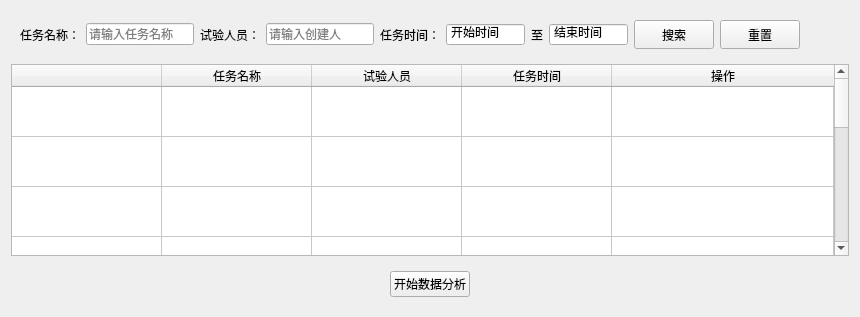
                <widget class="QWidget" name="page_2">
                 <layout class="QVBoxLayout" name="verticalLayout_5">
                  <item>
                   <widget class="QWidget" name="widget_6" native="true">
                    <layout class="QHBoxLayout" name="horizontalLayout_5">
                     <item>
                      <widget class="QLabel" name="label_9">
                       <property name="text">
                        <string>任务名称：</string>
                       </property>
                      </widget>
                     </item>
                     <item>
                      <widget class="QLineEdit" name="lineEdit">
                       <property name="sizePolicy">
                        <sizepolicy hsizetype="Fixed" vsizetype="Fixed">
                         <horstretch>0</horstretch>
                         <verstretch>0</verstretch>
                        </sizepolicy>
                       </property>
                       <property name="placeholderText">
                        <string>请输入任务名称</string>
                       </property>
                      </widget>
                     </item>
                     <item>
                      <widget class="QLabel" name="label_8">
                       <property name="text">
                        <string>试验人员：</string>
                       </property>
                      </widget>
                     </item>
                     <item>
                      <widget class="QLineEdit" name="lineEdit_2">
                       <property name="sizePolicy">
                        <sizepolicy hsizetype="Fixed" vsizetype="Fixed">
                         <horstretch>0</horstretch>
                         <verstretch>0</verstretch>
                        </sizepolicy>
                       </property>
                       <property name="placeholderText">
                        <string>请输入创建人</string>
                       </property>
                      </widget>
                     </item>
                     <item>
                      <widget class="QLabel" name="label_10">
                       <property name="text">
                        <string>任务时间：</string>
                       </property>
                      </widget>
                     </item>
                     <item>
                      <widget class="QDateEdit" name="dateEdit">
                       <property name="sizePolicy">
                        <sizepolicy hsizetype="Fixed" vsizetype="Fixed">
                         <horstretch>0</horstretch>
                         <verstretch>0</verstretch>
                        </sizepolicy>
                       </property>
                       <property name="readOnly">
                        <bool>false</bool>
                       </property>
                       <property name="buttonSymbols">
                        <enum>QAbstractSpinBox::ButtonSymbols::NoButtons</enum>
                       </property>
                       <property name="specialValueText">
                        <string>开始时间</string>
                       </property>
                       <property name="keyboardTracking">
                        <bool>false</bool>
                       </property>
                       <property name="dateTime">
                        <datetime>
                         <hour>8</hour>
                         <minute>0</minute>
                         <second>0</second>
                         <year>1999</year>
                         <month>12</month>
                         <day>22</day>
                        </datetime>
                       </property>
                       <property name="minimumDateTime">
                        <datetime>
                         <hour>8</hour>
                         <minute>0</minute>
                         <second>0</second>
                         <year>1999</year>
                         <month>12</month>
                         <day>22</day>
                        </datetime>
                       </property>
                      </widget>
                     </item>
                     <item>
                      <widget class="QLabel" name="label_7">
                       <property name="text">
                        <string>至</string>
                       </property>
                      </widget>
                     </item>
                     <item>
                      <widget class="QDateEdit" name="dateEdit_2">
                       <property name="sizePolicy">
                        <sizepolicy hsizetype="Fixed" vsizetype="Fixed">
                         <horstretch>0</horstretch>
                         <verstretch>0</verstretch>
                        </sizepolicy>
                       </property>
                       <property name="readOnly">
                        <bool>false</bool>
                       </property>
                       <property name="buttonSymbols">
                        <enum>QAbstractSpinBox::ButtonSymbols::NoButtons</enum>
                       </property>
                       <property name="specialValueText">
                        <string>结束时间</string>
                       </property>
                       <property name="keyboardTracking">
                        <bool>false</bool>
                       </property>
                       <property name="dateTime">
                        <datetime>
                         <hour>8</hour>
                         <minute>0</minute>
                         <second>0</second>
                         <year>1999</year>
                         <month>12</month>
                         <day>22</day>
                        </datetime>
                       </property>
                       <property name="minimumDateTime">
                        <datetime>
                         <hour>8</hour>
                         <minute>0</minute>
                         <second>0</second>
                         <year>1999</year>
                         <month>12</month>
                         <day>22</day>
                        </datetime>
                       </property>
                      </widget>
                     </item>
                     <item>
                      <widget class="QPushButton" name="pushButton_6">
                       <property name="minimumSize">
                        <size>
                         <width>0</width>
                         <height>29</height>
                        </size>
                       </property>
                       <property name="text">
                        <string>搜索</string>
                       </property>
                      </widget>
                     </item>
                     <item>
                      <widget class="QPushButton" name="pushButton_7">
                       <property name="minimumSize">
                        <size>
                         <width>0</width>
                         <height>29</height>
                        </size>
                       </property>
                       <property name="text">
                        <string>重置</string>
                       </property>
                      </widget>
                     </item>
                     <item>
                      <spacer name="horizontalSpacer_4">
                       <property name="orientation">
                        <enum>Qt::Orientation::Horizontal</enum>
                       </property>
                       <property name="sizeHint" stdset="0">
                        <size>
                         <width>40</width>
                         <height>20</height>
                        </size>
                       </property>
                      </spacer>
                     </item>
                    </layout>
                   </widget>
                  </item>
                  <item>
                   <widget class="QTableWidget" name="tableWidget_2">
                    <property name="frameShape">
                     <enum>QFrame::Shape::StyledPanel</enum>
                    </property>
                    <property name="frameShadow">
                     <enum>QFrame::Shadow::Plain</enum>
                    </property>
                    <attribute name="horizontalHeaderDefaultSectionSize">
                     <number>150</number>
                    </attribute>
                    <attribute name="horizontalHeaderStretchLastSection">
                     <bool>true</bool>
                    </attribute>
                    <attribute name="verticalHeaderVisible">
                     <bool>false</bool>
                    </attribute>
                    <attribute name="verticalHeaderMinimumSectionSize">
                     <number>50</number>
                    </attribute>
                    <attribute name="verticalHeaderDefaultSectionSize">
                     <number>50</number>
                    </attribute>
                    <row>
                     <property name="text">
                      <string>新建行</string>
                     </property>
                    </row>
                    <row>
                     <property name="text">
                      <string>新建行</string>
                     </property>
                    </row>
                    <row>
                     <property name="text">
                      <string>新建行</string>
                     </property>
                    </row>
                    <row>
                     <property name="text">
                      <string>新建行</string>
                     </property>
                    </row>
                    <row>
                     <property name="text">
                      <string>新建行</string>
                     </property>
                    </row>
                    <row>
                     <property name="text">
                      <string>新建行</string>
                     </property>
                    </row>
                    <row>
                     <property name="text">
                      <string>新建行</string>
                     </property>
                    </row>
                    <row>
                     <property name="text">
                      <string>新建行</string>
                     </property>
                    </row>
                    <row>
                     <property name="text">
                      <string>新建行</string>
                     </property>
                    </row>
                    <row>
                     <property name="text">
                      <string>新建行</string>
                     </property>
                    </row>
                    <column>
                     <property name="text">
                      <string/>
                     </property>
                    </column>
                    <column>
                     <property name="text">
                      <string>任务名称</string>
                     </property>
                    </column>
                    <column>
                     <property name="text">
                      <string>试验人员</string>
                     </property>
                    </column>
                    <column>
                     <property name="text">
                      <string>任务时间</string>
                     </property>
                    </column>
                    <column>
                     <property name="text">
                      <string>操作</string>
                     </property>
                    </column>
                   </widget>
                  </item>
                  <item>
                   <widget class="QWidget" name="widget_7" native="true">
                    <layout class="QHBoxLayout" name="horizontalLayout_2">
                     <item>
                      <spacer name="horizontalSpacer_9">
                       <property name="orientation">
                        <enum>Qt::Orientation::Horizontal</enum>
                       </property>
                       <property name="sizeHint" stdset="0">
                        <size>
                         <width>40</width>
                         <height>20</height>
                        </size>
                       </property>
                      </spacer>
                     </item>
                     <item>
                      <widget class="QPushButton" name="pushButton_10">
                       <property name="text">
                        <string>开始数据分析</string>
                       </property>
                      </widget>
                     </item>
                     <item>
                      <spacer name="horizontalSpacer_10">
                       <property name="orientation">
                        <enum>Qt::Orientation::Horizontal</enum>
                       </property>
                       <property name="sizeHint" stdset="0">
                        <size>
                         <width>40</width>
                         <height>20</height>
                        </size>
                       </property>
                      </spacer>
                     </item>
                    </layout>
                   </widget>
                  </item>
                 </layout>
                </widget>
